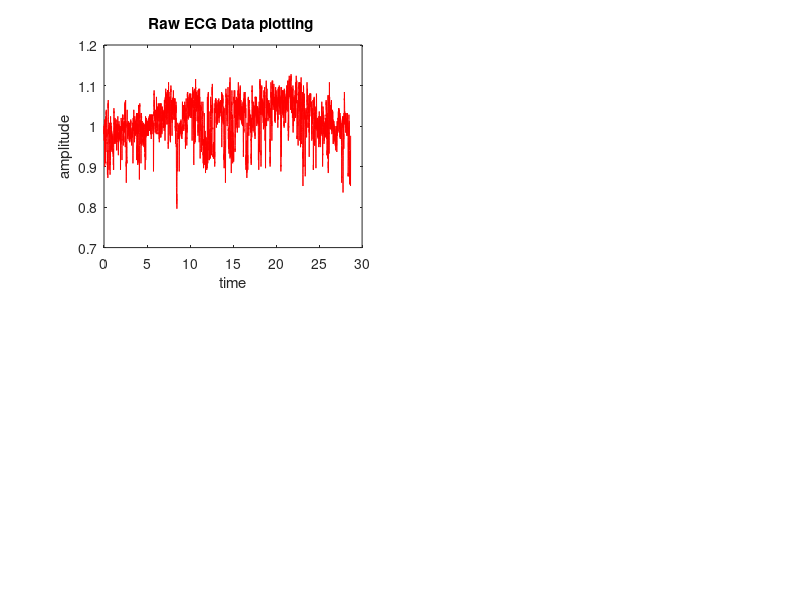

The MATLAB source for this figure: (Note: this script raises an error after producing the figure.)
%%%DFA_final
function DFA_final
DATA=load("O1.txt");
[d,a]=DFA_call_F(DATA);
disp("d="+d);disp("a="+a);
end

%%%DFA_call_F 
function [D,Alpha1]=DFA_call_F(DATA)

%%Pre-processing
ecg=DATA;
f_s=250;
N=length(ecg);
t=(0:N-1)/f_s; %time period(total sample/Fs)

subplot(221)
plot(t,ecg,'r'); title('Raw ECG Data plotting ')             
xlabel('time')
ylabel('amplitude')

w=50/(250/2);
bw=w;
[num,den]=iirnotch(w,bw); 
ecg_notch=filter(num,den,ecg);
[e,f]=wavedec(ecg_notch,20,'db6');
g=wrcoef('a',e,f,'db6',16); 

ecg_wave=ecg_notch-g; 
ecg_smooth=smooth(ecg_wave); 
N1=length(ecg_smooth);
t1=(0:N1-1)/f_s;

subplot(222)
plot(t1,ecg_smooth),ylabel('amplitude'),xlabel('time')
title('Filtered ECG signal')

hh=ecg_smooth;
j=[];           
time=0;          
th=0.45*max(hh);  
 
for i=2:N1-1  
    if((hh(i)>hh(i+1))&&(hh(i)>hh(i-1))&&(hh(i)>th))  
        j(i)=hh(i);                                   
        time(i)=(i-1)/250;                           
    end
end
j(j==0)=[];              
time(time==0)=[];     
m=(time)';              
k=length(m);
% subplot(223)
% plot(t,hh);            
% hold on;                
% plot(time,j,'*r'); title('PEAK POINTS DETECTED IN ECG SIGNAL')    
% xlabel('time')
% ylabel('amplitude')
% hold off   
%%
%%Calling DFA
n=100:100:1000;
N1=length(n);
F_n=zeros(N1,1);
for i=1:N1
    [F_n(i),y,Yn,N2]=DFA(ecg_smooth,n(i),1);

    subplot(223)
    plot(1:N2,y,"b");hold on;
    plot(1:N2,Yn,"r");hold off;
end
%Plots  
n=n';
subplot(224)
plot(log(n),log(F_n),'-o','MarkerSize',10,'MarkerEdgeColor','red','MarkerFaceColor',[1 .6 .6]);
title('DFA Interpretation')  
xlabel('n')
ylabel('F(n)')
A=polyfit(log(n(1:end)),log(F_n(1:end)),1);
Alpha1=A(1);
D=3-A(1);
return;

end

%%%DFA algorithm
function [out1,out2,out3,out4]=DFA(DATA,win_length,order)
      
N=length(DATA);  %7168 1st it
n=floor(N/win_length); %71.00 1st it
N1=n*win_length; %7100 1st it
y=zeros(N1,1);
Yn=zeros(N1,1);

fitcoef=zeros(n,order+1);

mean1=mean(DATA(1:N1));
%plot(1:N1,mean1);
for i=1:N1
    y(i)=sum(DATA(1:i)-mean1);
end

y=y';
x=1:win_length; 

%The number of windows in each iteration(See lines 62-65,66 on &&Calling DFA) is n. 
%For the 1st it. n=71. So: w1=1:100 w2=101:200...w71=7001:7100
for j=1:n
    w(j,:)=((j-1)*win_length+1):j*win_length;
end

for j=1:n
    fitcoef(j,:)=polyfit(x,y(w(j,:)),order);
end
p(1:n,order:order+1)=fitcoef(1:n,:);

for j=1:n
    Yn(w(j,:))=polyval(p(j,:),x);  
end

sum1=sqrt(sum((y'-Yn).^2)/N1);

out1=sum1; 
out2=y;
out3=Yn;
out4=N1;

end